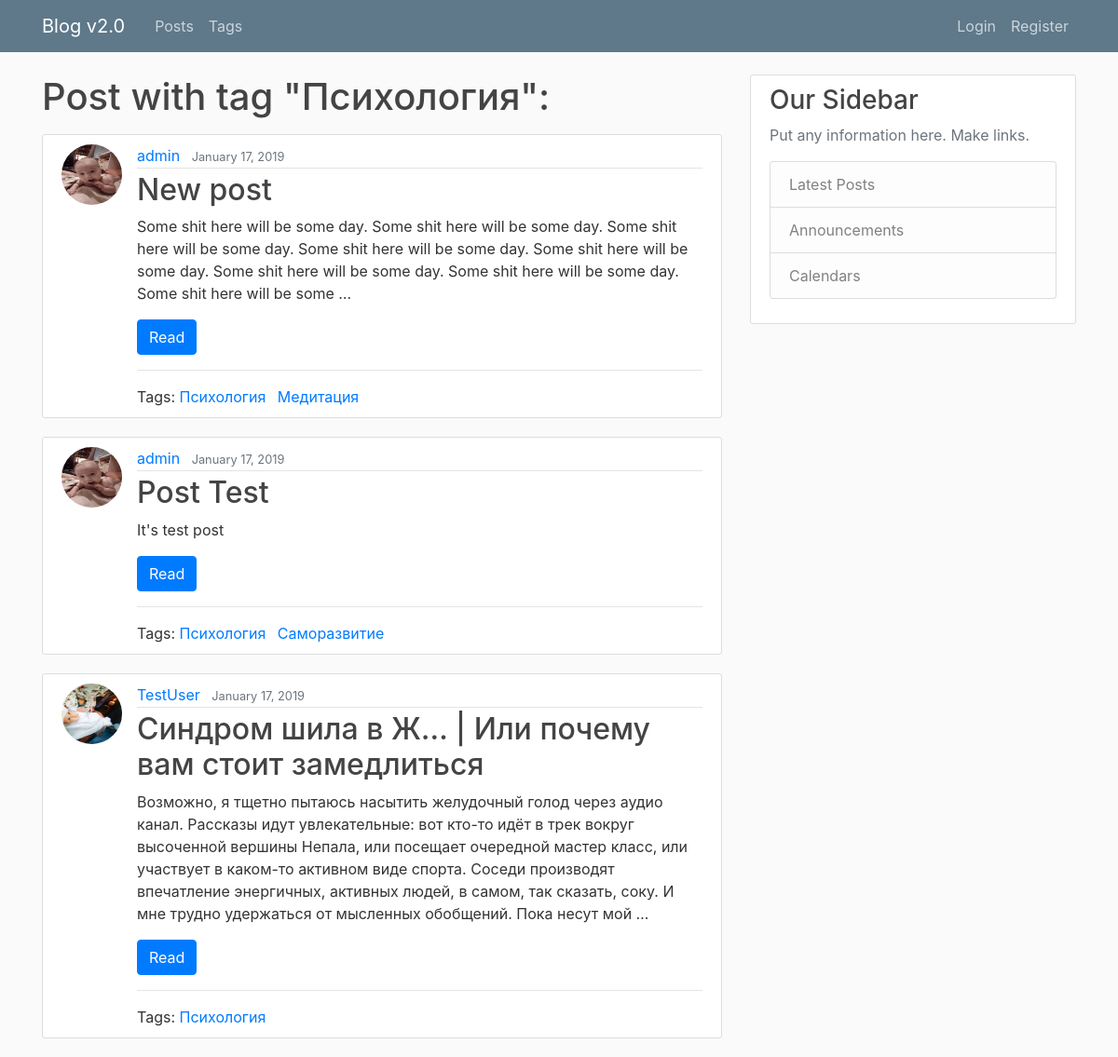
/tags/psychology, run on the app's committed database.
### blog/models.py (models this page shows, shortened)
class Tag(models.Model):
	title = models.CharField(max_length=50, unique = True)
	slug = models.CharField(max_length=50, unique = True, blank = True)

class Post(models.Model):
	title = models.CharField(max_length = 150, unique = True)
	slug = models.SlugField(max_length = 150, unique = True, blank = True)
	content = models.TextField()
	date_posted = models.DateTimeField(default = timezone.now)
	author = models.ForeignKey(User, on_delete = models.CASCADE)
	tags = models.ManyToManyField('Tag', blank = True, related_name = 'posts')
	class Meta:
		ordering = ('-date_posted',)

### users/models.py (models this page shows, shortened)
class Profile(models.Model):
	user = models.OneToOneField(User, on_delete = models.CASCADE)
	image = models.ImageField(default = 'default.jpg', upload_to = save_image_path)

### blog/views.py (the view)
# urls.py: path('tags/<str:slug>', TagDetailView.as_view(), name = 'tag-detail'),
class TagDetailView(DetailView):
	model = Tag
	template_name = 'blog/tag_detail.html'
	def get_context_data(self, *args, **kwargs):
		context = super(TagDetailView, self).get_context_data(*args, **kwargs)
		context['tag'] = self.get_object()
		context['detail_tag'] = True
		return context

### blog/templates/blog/tag_detail.html (shortened to what this page needs)
{% extends 'blog/base.html' %}
{% block content %}
	<h1 class = 'mb-3'>Post with tag "{{ tag.title|title }}":</h1>
	{% for post in tag.posts.all %}
		{% include 'blog/includes/detail_views.html' %}
	{% endfor %}
{% endblock %}

### blog/templates/blog/includes/detail_views.html
	<article class="media content-section">
	  <img src="{{ post.author.profile.image.url }}" class = 'rounded-circle article-img'>
	  <div class="media-body">
	    <div class="article-metadata">
	      <a class="mr-2" href="{% url 'user-posts' post.author.username %}">{{ post.author }}</a>
	      <small class="text-muted">{{ post.date_posted|date:'F d, Y' }}</small>
	    </div>
	    <h2><a class="article-title" href="{% url 'post-detail' post.slug %}">{{ post.title }}</a></h2>
	    <p class="article-content">{{ post.content|truncatewords:55 }}</p>
	    <a href="{% url 'post-detail' post.slug %}" class = 'btn btn-primary'>Read</a>
	  <hr>
	  <div>Tags:
	  	  {% for tag in post.tags.all %}
	      <a class="mr-2" href="{% url 'tag-detail' tag.slug %}">{{ tag.title }}</a>
	      {% endfor %}
	  </div>
	  </div>
	</article>

### static/css/blog/main.css (style rules this page uses)
body { background: #fafafa; color: #333333; margin-top: 5rem; }
h1, h2, h3, h4, h5, h6 { color: #444444; }
.content-section { background: #ffffff; padding: 10px 20px; border: 1px solid #dddddd; border-radius: 3px; margin-bottom: 20px; }
.article-title { color: #444444; }
.article-content { white-space: pre-line; }
.article-img { height: 65px; width: 65px; margin-right: 16px; }
.article-metadata { padding-bottom: 1px; margin-bottom: 4px; border-bottom: 1px solid #e3e3e3 }

### data on the page
Tag: title "Психология"
Post: author.profile.image (picture), author "admin", date_posted "January 17, 2019", title "New post", content "Some shit here will be some day. Some shit here will be some day. Some shit here will be some day. Some shit here will be some day. Some shit here will be some day. Some shit here will be some day. Some shit here will be some day. Some shit here will be some …"
Tag: title "Медитация"
Post: author.profile.image (picture), author "admin", date_posted "January 17, 2019", title "Post Test", content "It's test post"
Tag: title "Саморазвитие"
Post: author.profile.image (picture), author "TestUser", date_posted "January 17, 2019", title "Синдром шила в Ж… | Или почему вам стоит замедлиться", content "Возможно, я тщетно пытаюсь насытить желудочный голод через аудио канал. Рассказы идут увлекательные: вот кто-то идёт в трек вокруг высоченной вершины Непала, или посещает очередной мастер класс, или участвует в каком-то активном виде спорта. Соседи производят впечатление энергичных, активных людей, в самом, так сказать, соку. И мне трудно удержаться от мысленных обобщений. Пока несут мой …"
